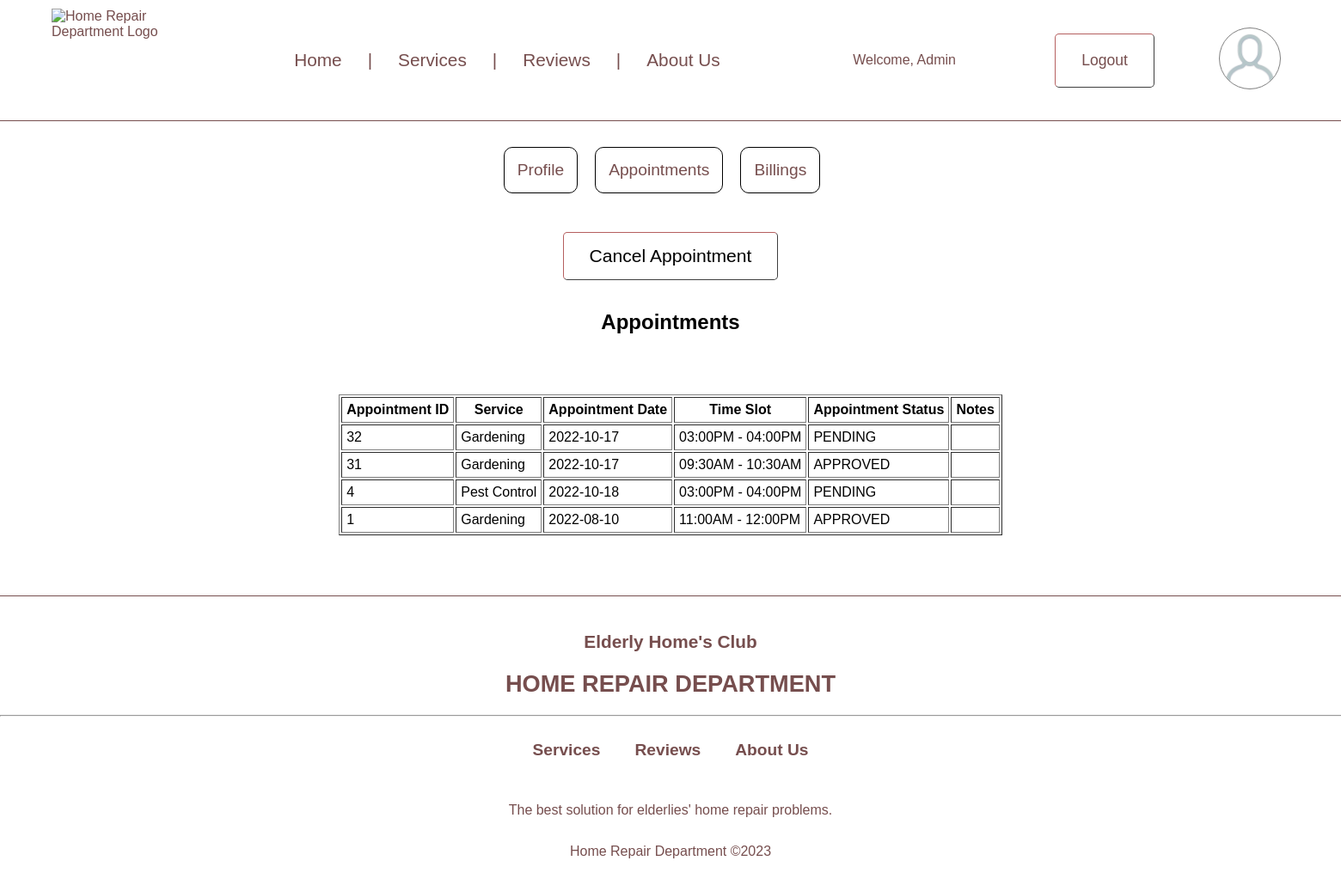
Screenshot of /my_appointments.php (signed in) with the database file from the repository.
### tables this page shows
CREATE TABLE IF NOT EXISTS `appointment` (
  `appointment_id` int NOT NULL AUTO_INCREMENT,
  `service_id` int DEFAULT NULL,
  `senior_id` int DEFAULT NULL,
  `appointment_date` timestamp NOT NULL DEFAULT CURRENT_TIMESTAMP,
  `appointed_date` date NOT NULL,
  `time_slot_id` int DEFAULT NULL,
  `appointment_status` varchar(10) NOT NULL DEFAULT 'PENDING',
  `notes` varchar(500) NOT NULL,
  PRIMARY KEY (`appointment_id`),
  KEY `service_id_fk_app` (`service_id`),
  KEY `senior_id_fk_app` (`senior_id`),
  KEY `time_slot_id_fk_app` (`time_slot_id`)
);

CREATE TABLE IF NOT EXISTS `service` (
  `service_id` int NOT NULL AUTO_INCREMENT,
  `service_name` varchar(150) NOT NULL,
  `service_type` varchar(100) NOT NULL,
  `service_price` decimal(7,2) NOT NULL,
  `service_description` text,
  `contractor_id` int DEFAULT NULL,
  PRIMARY KEY (`service_id`),
  KEY `contractor_id_fk_service` (`contractor_id`)
);

CREATE TABLE IF NOT EXISTS `time_slot` (
  `time_slot_id` int NOT NULL AUTO_INCREMENT,
  `time_slot` varchar(50) NOT NULL,
  PRIMARY KEY (`time_slot_id`)
);

### public_html/my_appointments.php (the view, shortened to what this page needs)
<?php
	include('database_connection.php');
    $id= $_SESSION['id'];
?>
<!DOCTYPE html>
<html lang="en">
	<head>
		<link rel="stylesheet" href="Pre-Login_Header_Footer_styles.css">
		<link rel="stylesheet" href="login_styles.css">
	</head>
	<body>
		<header>
			<div class="header flexbox">
				<div class="header_left_section">
					<img class="home_repair_logo"
						src="images/homerepairlogocropped.png"
							alt="Home Repair Department Logo"
							title="Logo of Home Repair Department"
							width="160px"/>
				</div>
				<div class="flex header_middle_section">
					<div class="nav_link_component">
						<a href="index.php">Home</a>
					</div>
					<span>|</span>
					<div class="nav_link_component">
						<a href="services.php">Services</a>
					</div>
					<span>|</span>
					<div class="nav_link_component">
						<a href="reviews.php">Reviews</a>
					</div>
					<span>|</span>
					<div class="nav_link_component" style="width: 100px">
						<a href="aboutus.php">About Us</a>
					</div>
				</div>
				<div class="flexbox header_right_section">
					<?php
						if (!empty($_SESSION['id'])){ ?>
							<div class="login_component" style="width: 160px">
								Welcome, <?php echo $_SESSION['type']?>
							</div>
							<div class="login_component">
								<button class="button">
									<a href="logout.php">Logout</a>
								</button>
							</div>
							<div class="login_component">
								<a href="
									<?php
										if($_SESSION['type'] == "Senior"){
											echo 'my';
										}elseif($_SESSION['type'] == "Admin"){
											echo 'admin';
										}elseif($_SESSION['type'] == "Contractor"){
											echo 'con';
										} ?>_profile.php">
									<img class="profile_logo"
										src="images/human.png"
										alt="User Logo"
										title="Login to Access These Features"
										width="70px" />
								</a>
							</div>
						<?php
						} ?>
				</div>
			</div>
		</header>
		<div class="flex second_nav" >
			<div class="second_nav_link">
				<a href="my_profile.php">Profile</a>
			</div>
			<div class="second_nav_link">
				<a href="my_appointments.php">Appointments</a>
			</div>
			<div class="second_nav_link">
				<a href="my_bills.php">Billings</a>
			</div>
		</div>
		<form action="#" method="POST">
			<div	div class="flex second_nav" >
				<button type="submit" name="cancel_button">Cancel Appointment</button>
			</div>
		</form>
				</script> <<?php
			$retrieveQuery = "SELECT appointment_id, service_name, appointed_date, time_slot, appointment_status, notes
				FROM appointment
					INNER JOIN service
					ON appointment.service_id = service.service_id
					INNER JOIN time_slot
					ON appointment.time_slot_id = time_slot.time_slot_id
			WHERE senior_id = $id ORDER BY appointment_id DESC;";
			$result = mysqli_query($connection, $retrieveQuery); ?>
			<h2 style="text-align: center;">Appointments</h2>
			<table width="auto" border="1" cellspacing="2" cellpadding="5" style="margin-left: auto; margin-right: auto; margin: 70px auto;">
				<tr>
					<th>Appointment ID</th>
					<th>Service</th>
					<th>Appointment Date</th>
					<th>Time Slot</th>
					<th>Appointment Status</th>
					<th>Notes</th>
				</tr>
					<?php
					while ($row = mysqli_fetch_assoc($result)){ ?>
						<tr>
							<td><?php echo $row['appointment_id'];?></td>
							<td><?php echo $row['service_name'];?></td>
							<td><?php echo $row['appointed_date'];?></td>
							<td><?php echo $row['time_slot'];?>
							</td>
							<td><?php echo $row['appointment_status'];?></td>
							<td><?php echo $row['notes'];?></td>
						</tr>
					<?php } ?>
				</table>
		<footer>
			<div>
				<div class="footer" align="center">
					<p class="subtitle">Elderly Home's Club</p>
					<p class="main_title">HOME REPAIR DEPARTMENT</p>
				<div>
				<hr width="1700px;">
				<div class="flexbox footer_nav">
					<div class="footer_nav_link">
						<a href="services.php">Services</a>
					</div>
					<div class="footer_nav_link">
						<a href="reviews.php">Reviews</a>
					</div>
					<div class="footer_nav_link">
						<a href="aboutus.php" title="Contact Us Here">About Us</a>
					</div>
				</div>
				<div class="footer_description">The best solution for elderlies' home repair problems.</div>
				<p align="center">Home Repair Department &copy;2023</p>
			</div>
		</footer>
	</body>
</html>

### public_html/Pre-Login_Header_Footer_styles.css (style rules this page uses)
.header { border-bottom: 0.1px solid rgba(73, 20, 20, 0.753); height: 140px; width: 100%; justify-content: space-between; align-items: stretch; color: rgba(73, 20, 20, 0.753); }
.flexbox { display: flex; flex-direction: row; }
.header_left_section { padding: 10px; margin: 0px 50px; }
.header_middle_section { flex: 2; margin: 0px 40px; justify-content: space-between; align-items: center; font-size: 130%; font-weight: 500; max-width: 800px; }
.nav_link_component, .login_component { margin: 0px 30px; }
.flexbox.header_right_section { margin: 0px 40px; width: 600px; justify-content: end; align-items: center; }
.button { padding: 20px 30px; font-size: 110%; background-color: rgba(255, 255, 255, 0); border-width: 0.1px; border-radius: 5px; border-color: rgba(73, 20, 20, 0.753); }
.profile_logo { border-width: 0.1px; border-style: solid; border-color: grey; border-radius: 50px; }
.footer { padding-top: 20px; color: rgba(73, 20, 20, 0.753); border-top: 0.1px solid rgba(73, 20, 20, 0.753); }
.footer .subtitle { font-size: 130%; font-weight: 600; }
.footer .main_title { font-size: 170%; font-weight: 700; margin: 20px; }
.footer_nav { justify-content: center; }
.footer_nav_link { margin: 20px; font-size: 120%; font-weight: 600; }
.footer_description { margin: 30px; }

### public_html/login_styles.css (style rules this page uses)
body { margin: 0; font-family: Arial; }
a { text-decoration: none; color: rgba(73, 20, 20, 0.753); }
.flex { display: flex; }
::placeholder { font-size: 120%; }
button { font-size: 110%; background-color: rgba(255, 255, 255, 0); border-width: 0.1px; border-radius: 5px; border-color: rgba(73, 20, 20, 0.753); padding-top: 15px; padding-left: 30px; padding-right: 30px; padding-bottom: 15px; margin: 15px; }
.button, .register { justify-content: center; }
.second_nav { justify-content: center; margin: 20px; font-size: 120%; }
.second_nav_link { border: 1px solid black; padding: 15px; margin-top: 10px; margin-bottom: 10px; margin-right: 20px; border-radius: 10px; }

### rows the page displays
appointment: appointment_id "32", service.service_name "Gardening", appointed_date "2022-10-17", time_slot.time_slot "03:00PM - 04:00PM", appointment_status "PENDING"
appointment: appointment_id "31", service.service_name "Gardening", appointed_date "2022-10-17", time_slot.time_slot "09:30AM - 10:30AM", appointment_status "APPROVED"
appointment: appointment_id "4", service.service_name "Pest Control", appointed_date "2022-10-18", time_slot.time_slot "03:00PM - 04:00PM", appointment_status "PENDING"
appointment: appointment_id "1", service.service_name "Gardening", appointed_date "2022-08-10", time_slot.time_slot "11:00AM - 12:00PM", appointment_status "APPROVED"

### other values shown
$_SESSION['type'] "Admin"
